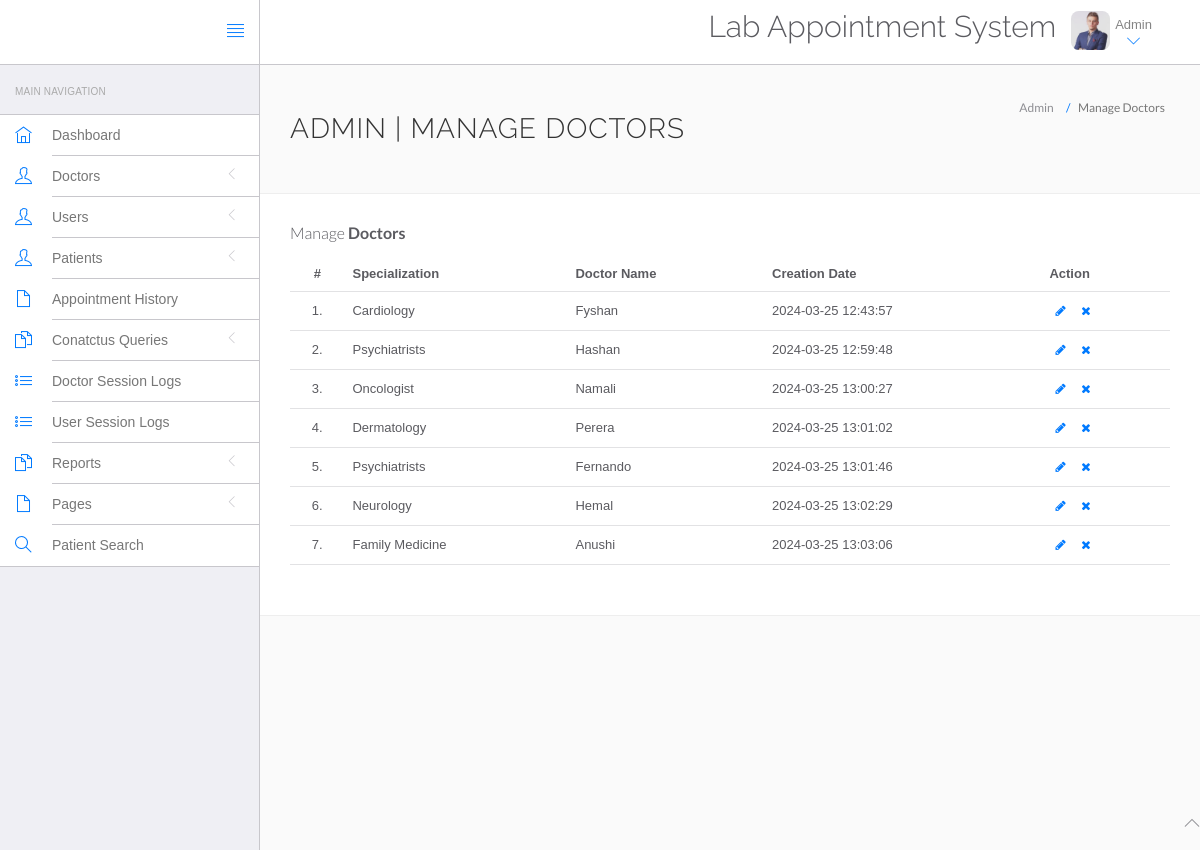
/las/admin/manage-doctors.php (signed in), run on the app's committed database.
### tables this page shows
CREATE TABLE `doctors` (
  `id` int(11) NOT NULL,
  `specilization` varchar(255) DEFAULT NULL,
  `doctorName` varchar(255) DEFAULT NULL,
  `address` longtext DEFAULT NULL,
  `docFees` varchar(255) DEFAULT NULL,
  `contactno` bigint(11) DEFAULT NULL,
  `docEmail` varchar(255) DEFAULT NULL,
  `password` varchar(255) DEFAULT NULL,
  `creationDate` timestamp NULL DEFAULT current_timestamp(),
  `updationDate` timestamp NULL DEFAULT NULL ON UPDATE current_timestamp()
);

### las/admin/manage-doctors.php (the view, shortened to what this page needs)
<?php
include('include/config.php');
if(strlen($_SESSION['id']==0)) {
 header('location:logout.php');
  } else{
?>
<!DOCTYPE html>
<html lang="en">
	<head>
		<link rel="stylesheet" href="vendor/bootstrap/css/bootstrap.min.css">
		<link rel="stylesheet" href="vendor/fontawesome/css/font-awesome.min.css">
		<link rel="stylesheet" href="vendor/themify-icons/themify-icons.min.css">
		<link href="vendor/animate.css/animate.min.css" rel="stylesheet" media="screen">
		<link href="vendor/perfect-scrollbar/perfect-scrollbar.min.css" rel="stylesheet" media="screen">
		<link href="vendor/switchery/switchery.min.css" rel="stylesheet" media="screen">
		<link href="vendor/bootstrap-touchspin/jquery.bootstrap-touchspin.min.css" rel="stylesheet" media="screen">
		<link href="vendor/select2/select2.min.css" rel="stylesheet" media="screen">
		<link href="vendor/bootstrap-datepicker/bootstrap-datepicker3.standalone.min.css" rel="stylesheet" media="screen">
		<link href="vendor/bootstrap-timepicker/bootstrap-timepicker.min.css" rel="stylesheet" media="screen">
		<link rel="stylesheet" href="assets/css/styles.css">
		<link rel="stylesheet" href="assets/css/plugins.css">
		<link rel="stylesheet" href="assets/css/themes/theme-1.css" id="skin_color" />
	</head>
	<body>
		<div id="app">
<?php include('include/sidebar.php');?>
			<div class="app-content">
						<?php include('include/header.php');?>
				<div class="main-content" >
					<div class="wrap-content container" id="container">
						<section id="page-title">
							<div class="row">
								<div class="col-sm-8">
									<h1 class="mainTitle">Admin | Manage Doctors</h1>
																	</div>
								<ol class="breadcrumb">
									<li>
										<span>Admin</span>
									</li>
									<li class="active">
										<span>Manage Doctors</span>
									</li>
								</ol>
							</div>
						</section>
						<div class="container-fluid container-fullw bg-white">
									<div class="row">
								<div class="col-md-12">
									<h5 class="over-title margin-bottom-15">Manage <span class="text-bold">Doctors</span></h5>
									<table class="table table-hover" id="sample-table-1">
										<thead>
											<tr>
												<th class="center">#</th>
												<th>Specialization</th>
												<th class="hidden-xs">Doctor Name</th>
												<th>Creation Date </th>
												<th>Action</th>
											</tr>
										</thead>
										<tbody>
<?php
$sql=mysqli_query($con,"select * from doctors");
$cnt=1;
while($row=mysqli_fetch_array($sql))
{
?>
											<tr>
												<td class="center"><?php echo $cnt;?>.</td>
												<td class="hidden-xs"><?php echo $row['specilization'];?></td>
												<td><?php echo $row['doctorName'];?></td>
												<td><?php echo $row['creationDate'];?>
												</td>
												<td >
												<div class="visible-md visible-lg hidden-sm hidden-xs">
							<a href="edit-doctor.php?id=<?php echo $row['id'];?>" class="btn btn-transparent btn-xs" tooltip-placement="top" tooltip="Edit"><i class="fa fa-pencil"></i></a>
	<a href="manage-doctors.php?id=<?php echo $row['id']?>&del=delete" onClick="return confirm('Are you sure you want to delete?')"class="btn btn-transparent btn-xs tooltips" tooltip-placement="top" tooltip="Remove"><i class="fa fa-times fa fa-white"></i></a>
												</div>
												</td>
											</tr>
											<?php
$cnt=$cnt+1;
											 }?>
										</tbody>
									</table>
								</div>
							</div>
								</div>
							</div>
						</div>
					</div>
				</div>
	<?php include('include/footer.php');?>
	</body>
</html>
<?php } ?>

### las/admin/assets/css/themes/theme-1.css (style rules this page uses)
body { background: #FAFAFA; }

### data on the page
doctors: specilization "Cardiology", doctorName "Fyshan", creationDate "2024-03-25 12:43:57"
doctors: specilization "Psychiatrists", doctorName "Hashan", creationDate "2024-03-25 12:59:48"
doctors: specilization "Oncologist", doctorName "Namali", creationDate "2024-03-25 13:00:27"
doctors: specilization "Dermatology", doctorName "Perera", creationDate "2024-03-25 13:01:02"
doctors: specilization "Psychiatrists", doctorName "Fernando", creationDate "2024-03-25 13:01:46"
doctors: specilization "Neurology", doctorName "Hemal", creationDate "2024-03-25 13:02:29"
doctors: specilization "Family Medicine", doctorName "Anushi", creationDate "2024-03-25 13:03:06"
